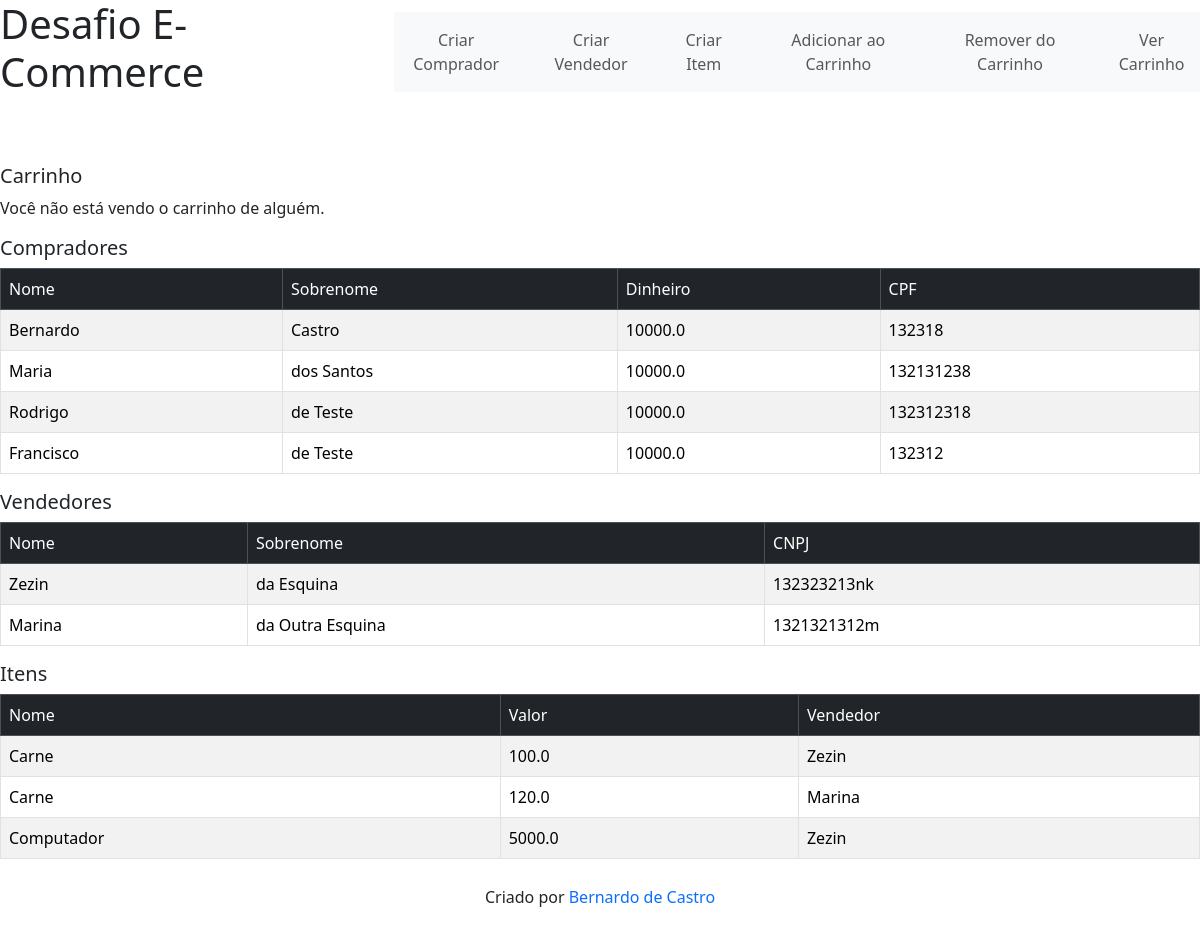
Before: / with the older database file.
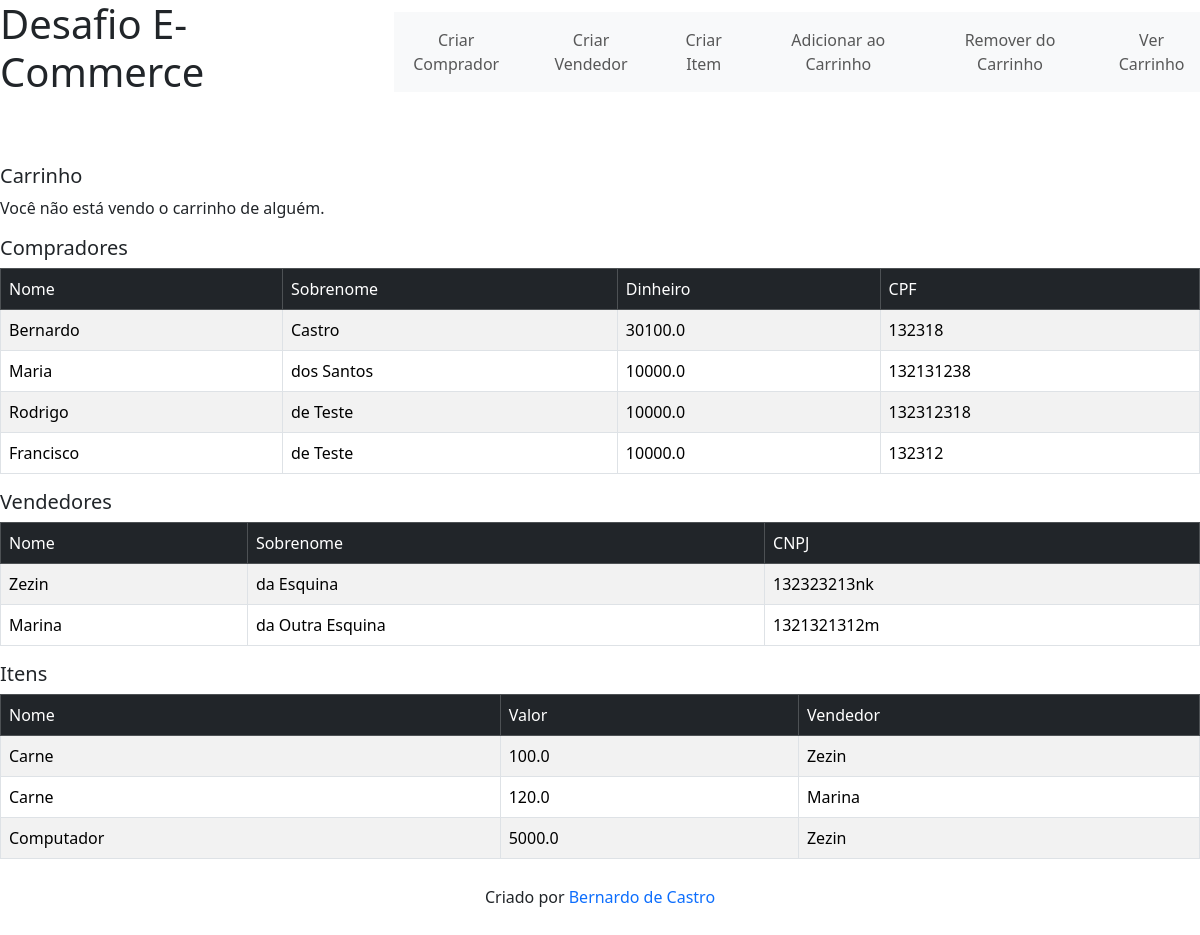
After: the same page with the newer database file.
### tables this page shows
CREATE TABLE compradores (
            id INTEGER PRIMARY KEY AUTOINCREMENT,
            nome TEXT NOT NULL,
            sobrenome TEXT NOT NULL,
            dinheiro REAL NOT NULL,
            cpf TEXT UNIQUE NOT NULL,
            carrinho TEXT
        );

CREATE TABLE vendedores (
            id INTEGER PRIMARY KEY AUTOINCREMENT,
            nome TEXT NOT NULL,
            sobrenome TEXT NOT NULL,
            cnpj TEXT UNIQUE NOT NULL
            );

CREATE TABLE itens (
            id INTEGER PRIMARY KEY AUTOINCREMENT,
            nome TEXT NOT NULL,
            preco REAL NOT NULL,
            vendedor_nome INTEGER,
            FOREIGN KEY(vendedor_nome) REFERENCES vendedores(nome)
            );

### backend/main.py (the view)
@app.route('/')
def index():
    carrinho = request.args.get('carrinho', '')
    return render_template('index.html', compradores=geren.getCompradores(), vendedores=geren.getVendedores(), itens=geren.getItens(), carrinho=carrinho)

### backend/db/dbAPI.py (called while the page is built)
    def __enter__(self):
        self.connection = sql.connect(self.database)
        self.cursor = self.connection.cursor()
        return self

    def __exit__(self, exc_type, exc_val, exc_tb):
        if self.connection:
            self.connection.commit()
            self.cursor.close()
            self.connection.close()

    def getCompradores(self) -> list:
        with self:
            self.cursor.execute("SELECT * FROM compradores")
            return self.cursor.fetchall()

    def getVendedores(self) -> list:
        with self:
            self.cursor.execute("SELECT * FROM vendedores")
            return self.cursor.fetchall()

    def getItens(self) -> list:
        with self:
            self.cursor.execute("SELECT * FROM itens")
            return self.cursor.fetchall()

### frontend/templates/index.html (shortened to what this page needs)
<!doctype html>
<html lang="en">
<head>
    <link href="https://cdn.jsdelivr.net/npm/bootstrap@5.3.3/dist/css/bootstrap.min.css" rel="stylesheet"
>
    <link rel="stylesheet" href="{{ url_for('static', filename='css/main.css') }}">
</head>
<body>
    <header>
        <div class="d-flex flex-row align-items-center gap-5">
            <h1>Desafio E-Commerce</h1>
            <nav class="navbar navbar-expand-lg navbar-light bg-light">
                <div class="collapse navbar-collapse" id="navbarNav">
                    <ul class="navbar-nav gap-3">
                        <li class="nav-item">
                            <button type="button" class="btn btn-primary btn-lg nav-link" data-bs-toggle="modal"
                                data-bs-target="#modalComprador">Criar Comprador</button>
                        </li>
                        <li class="nav-item">
                            <button type="button" class="btn btn-primary btn-lg nav-link" data-bs-toggle="modal"
                                data-bs-target="#modalVendedor">Criar Vendedor</button>
                        </li>
                        <li class="nav-item">
                            <button type="button" class="btn btn-primary btn-lg nav-link" data-bs-toggle="modal"
                                data-bs-target="#modalItem">Criar Item</button>
                        </li>
                        <li class="nav-item">
                            <button type="button" class="btn btn-primary btn-lg nav-link" data-bs-toggle="modal"
                                data-bs-target="#modalAddCarrinho">Adicionar ao Carrinho</button>
                        </li>
                        <li class="nav-item">
                            <button type="button" class="btn btn-primary btn-lg nav-link" data-bs-toggle="modal"
                                data-bs-target="#modalRemCarrinho">Remover do Carrinho</button>
                        </li>
                        <li class="nav-item">
                            <button type="button" class="btn btn-primary btn-lg nav-link" data-bs-toggle="modal"
                                data-bs-target="#modalVerCarrinho">Ver Carrinho</button>
                        </li>
                    </ul>
                </div>
            </nav>
        </div>
    </header>
    <main>
        <div>
            <div>
                <h5>Carrinho</h5>
                <div class="carrinho">
                    {% if carrinho %}
                    <table class="table table-striped table-bordered">
                        <thead class="table-dark">
                            <td>Item</td>
                            <td>Valor</td>
                            <td>Vendedor</td>
                        </thead>
                        {% for i in carrinho %}
                        <tr>
                            <td>{{ i[0] }}</td>
                            <td>{{ i[1] }}</td>
                            <td>{{ i[2] }}</td>
                        </tr>
                        {% endfor %}
                    </table>
                    {% else %}
                    <p>Você não está vendo o carrinho de alguém.</p>
                    {% endif %}
                </div>
            </div>
            <div>
                <h5>Compradores</h5>
                <table class="table table-striped table-bordered">
                    <thead class="table-dark">
                        <td>Nome</td>
                        <td>Sobrenome</td>
                        <td>Dinheiro</td>
                        <td>CPF</td>
                    </thead>
                    {% for comprador in compradores %}
                    <tr>
                        {% for dado in comprador[1:-1] %}
                        <td>{{ dado }}</td>
                        {% endfor %}
                    </tr>
                    {% endfor %}
                </table>
            </div>
            <div>
                <h5>Vendedores</h5>
                <table class="table table-striped table-bordered">
                    <thead class="table-dark">
                        <td>Nome</td>
                        <td>Sobrenome</td>
                        <td>CNPJ</td>
                    </thead>
                    {% for vendedor in vendedores %}
                    <tr>
                        {% for dado in vendedor[1:] %}
                        <td>{{ dado }}</td>
                        {% endfor %}
                    </tr>
                    {% endfor %}
                </table>
            </div>
            <div>
                <h5>Itens</h5>
                <table class="table table-striped table-bordered">
                    <thead class="table-dark">
                        <td>Nome</td>
                        <td>Valor</td>
                        <td>Vendedor</td>
                    </thead>
                    {% for item in itens %}
                    <tr>
                        {% for dado in item[1:] %}
                        <td>{{ dado }}</td>
                        {% endfor %}
                    </tr>
                    {% endfor %}
                </table>
            </div>
        </div>
    </main>
    <footer>
        <div class="container footer text-center">
            <p>Criado por <a href="github.com/Se7enzito">Bernardo de Castro</a></p>
        </div>
    </footer>
</body>
</html>

### frontend/src/css/main.css (style rules this page uses)
.footer a { text-decoration: none; }
header { top: 0; left: 0; width: 100%; }
main { padding-top: 60px; padding-bottom: 60px; }
footer { position: fixed; bottom: 0; left: 0; width: 100%; text-align: center; padding: 10px 0; }

Changed rows visible on the page:
changed compradores "Bernardo": dinheiro "10000.0" → "30100.0"
